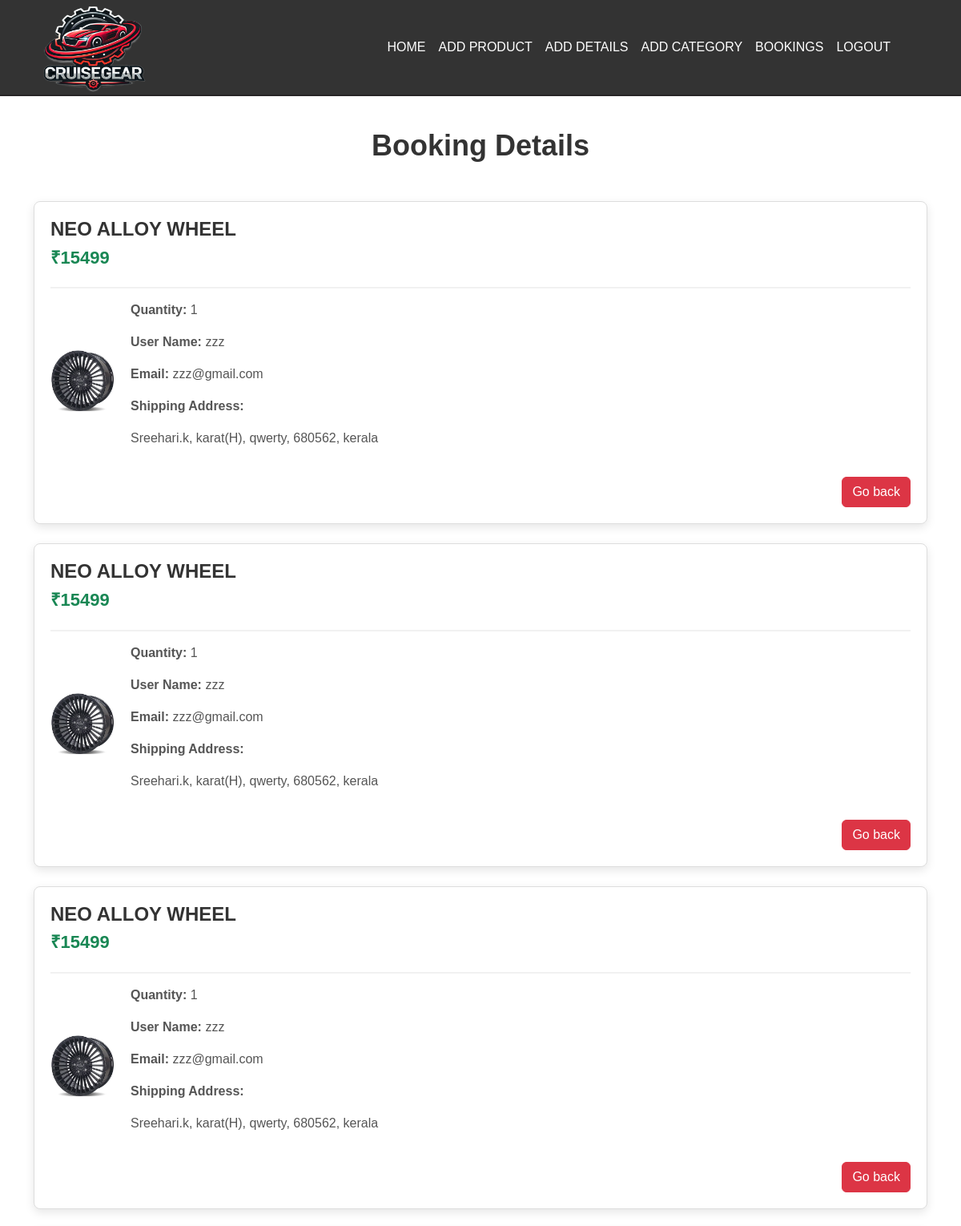
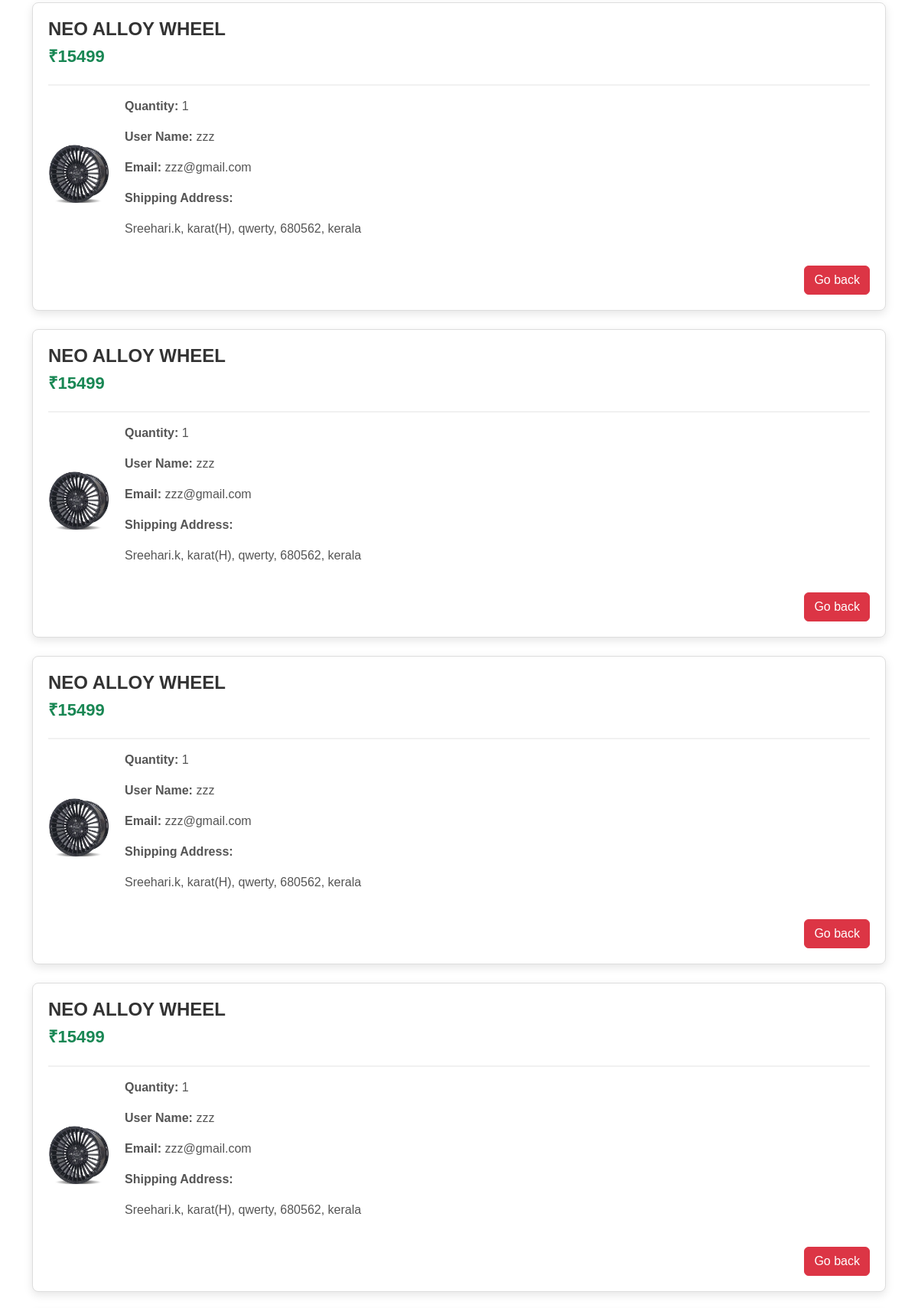
Screenshot of /bookings (upper part) with the database file from the repository (2 pictures, top to bottom).
### app/models.py (models this page shows)
class Buy(models.Model):
    Address=models.ForeignKey(Address,on_delete=models.CASCADE)
    details=models.ForeignKey(details,on_delete=models.CASCADE)
    user=models.ForeignKey(User,on_delete=models.CASCADE)
    qty=models.IntegerField()
    t_price=models.IntegerField()
    date=models.DateField(auto_now_add=True)

class details(models.Model):
    product=models.ForeignKey(product,on_delete=models.CASCADE)
    price=models.IntegerField()
    offer_price=models.IntegerField()
    stock=models.IntegerField()
    weight=models.TextField()

class product(models.Model):
    categories=models.ForeignKey(category,on_delete=models.CASCADE)
    pid=models.TextField(unique=True)
    name=models.TextField()
    dis=models.TextField()
    img=models.FileField()

class Address(models.Model):
    user=models.ForeignKey(User,on_delete=models.CASCADE)
    name=models.TextField()
    phn=models.IntegerField()
    house=models.TextField()
    street=models.TextField()
    pin=models.IntegerField()
    state=models.TextField()

### app/views.py (the view)
# urls.py: path('bookings',views.bookings),
def bookings(req):
    booking=Buy.objects.all()[::-1]
    return render(req,'shop/bookings.html',{'bookings':booking})

### templates/shop/bookings.html (shortened to what this page needs)
<!DOCTYPE html>
<html lang="en">
<head>
    {% load static %}
    <link href="https://cdn.jsdelivr.net/npm/bootstrap@5.3.3/dist/css/bootstrap.min.css" rel="stylesheet">
    <link rel="stylesheet" href="{% static 'booking.css' %}">
</head>
<body>
    <nav class="navbar navbar-expand-sm">
        <div class="container-fluid">
            <img src="../../static/cruisegear2br.png" style="width: 165px;height: 140px;" alt="">
            <div class="collapse navbar-collapse" id="collapsibleNavbar">
                <ul class="navbar-nav ms-auto me-5 ">
                    <li class="nav-item"><a class="nav-link fcolor" href="shop_home">HOME</a></li>
                    <li class="nav-item"><a class="nav-link fcolor" href="add product">ADD PRODUCT</a></li>
                    <li class="nav-item"><a class="nav-link fcolor" href="detail">ADD DETAILS</a></li>
                    <li class="nav-item"><a class="nav-link fcolor" href="cat">ADD CATEGORY</a></li>
                    <li class="nav-item"><a class="nav-link fcolor" href="../bookings">BOOKINGS</a></li>
                    <li class="nav-item"><a class="nav-link fcolor" href="logout">LOGOUT</a></li>
                </ul>
            </div>
        </div>
    </nav>
    <div class="order-details-container">
        <div class="container">
            <h2 class="order-title text-center mb-5">Booking Details</h2>
            <div class="row">
                {% for i in bookings %}
                    <div class="col-lg-12">
                        <div class="order-card mb-4">
                            <div class="order-card-header">
                                <h4 class="order-product-name">{{i.details.product.name}}</h4>
                                <h5 class="order-price text-success">₹{{i.t_price}}</h5>
                            </div>
                            <div class="order-card-body">
                                <div class="order-item-details">
                                    <img src="{{i.details.product.img.url}}" class="order-item-image" alt="">
                                    <div class="order-item-info">
                                        <p><strong>Quantity:</strong> {{i.qty}}</p>
                                        <p><strong>User Name:</strong> {{i.user.first_name}}</p>
                                        <p><strong>Email:</strong> {{i.user.email}}</p>
                                        <p><strong>Shipping Address:</strong></p>
                                        <p>{{i.Address.name}}, {{i.Address.house}}, {{i.Address.street}}, {{i.Address.pin}}, {{i.Address.state}}</p>
                                    </div>
                                </div>
                            </div>
                            <div class="order-card-footer text-end">
                                <a href="../shop_home" class="btn btn-danger">Go back</a>
                            </div>
                        </div>
                    </div>
                {% endfor %}
            </div>
        </div>
    </div>
</body>
</html>

### static/booking.css (style rules this page uses)
body { background-color: white; font-family: 'Arial', sans-serif; margin: 0; padding: 0; padding-top: 120px; }
.navbar { width: 100%; height: 120px; background-color: #333; position: fixed; top: 0; left: 0; z-index: 1000; display: flex; justify-content: center; align-items: center; color: white; text-align: center; border-bottom: 2px solid rgb(39, 37, 38); padding: 20px; }
.fcolor { color: white; }
.order-details-container { background-color: #ffffff; padding: 40px 0; }
.order-title { font-size: 36px; font-weight: bold; color: #333; }
.order-card { border: 1px solid #ddd; border-radius: 8px; background-color: #fff; box-shadow: 0 4px 12px rgba(0, 0, 0, 0.1); margin-bottom: 20px; padding: 20px; }
.order-card-header { border-bottom: 2px solid #f1f1f1; padding-bottom: 15px; margin-bottom: 15px; }
.order-product-name { font-size: 24px; font-weight: bold; color: #333; }
.order-price { font-size: 22px; font-weight: bold; }
.order-card-body { display: flex; align-items: center; justify-content: space-between; }
.order-item-details { display: flex; align-items: center; }
.order-item-image { width: 80px; height: 80px; object-fit:cover; border-radius: 8px; margin-right: 20px; }
.order-item-info { font-size: 16px; color: #555; }
.order-card-footer { padding-top: 20px; }
.order-card-footer .btn { font-size: 16px; }

### rows the page displays
Buy: details.product.name "NEO ALLOY WHEEL", t_price "15499", details.product.img (picture), qty "1", user.first_name "zzz", user.email "zzz@gmail.com", Address.name "Sreehari.k", Address.house "karat(H)", Address.street "qwerty", Address.pin "680562", Address.state "kerala"
Buy: details.product.name "NEO ALLOY WHEEL", t_price "15499", details.product.img (picture), qty "1", user.first_name "zzz", user.email "zzz@gmail.com", Address.name "Sreehari.k", Address.house "karat(H)", Address.street "qwerty", Address.pin "680562", Address.state "kerala"
Buy: details.product.name "NEO ALLOY WHEEL", t_price "15499", details.product.img (picture), qty "1", user.first_name "zzz", user.email "zzz@gmail.com", Address.name "Sreehari.k", Address.house "karat(H)", Address.street "qwerty", Address.pin "680562", Address.state "kerala"
Buy: details.product.name "NEO ALLOY WHEEL", t_price "15499", details.product.img (picture), qty "1", user.first_name "zzz", user.email "zzz@gmail.com", Address.name "Sreehari.k", Address.house "karat(H)", Address.street "qwerty", Address.pin "680562", Address.state "kerala"
Buy: details.product.name "NEO ALLOY WHEEL", t_price "15499", details.product.img (picture), qty "1", user.first_name "zzz", user.email "zzz@gmail.com", Address.name "Sreehari.k", Address.house "karat(H)", Address.street "qwerty", Address.pin "680562", Address.state "kerala"
Buy: details.product.name "NEO ALLOY WHEEL", t_price "15499", details.product.img (picture), qty "1", user.first_name "zzz", user.email "zzz@gmail.com", Address.name "Sreehari.k", Address.house "karat(H)", Address.street "qwerty", Address.pin "680562", Address.state "kerala"
Buy: details.product.name "NEO ALLOY WHEEL", t_price "15499", details.product.img (picture), qty "1", user.first_name "zzz", user.email "zzz@gmail.com", Address.name "Sreehari.k", Address.house "karat(H)", Address.street "qwerty", Address.pin "680562", Address.state "kerala"
